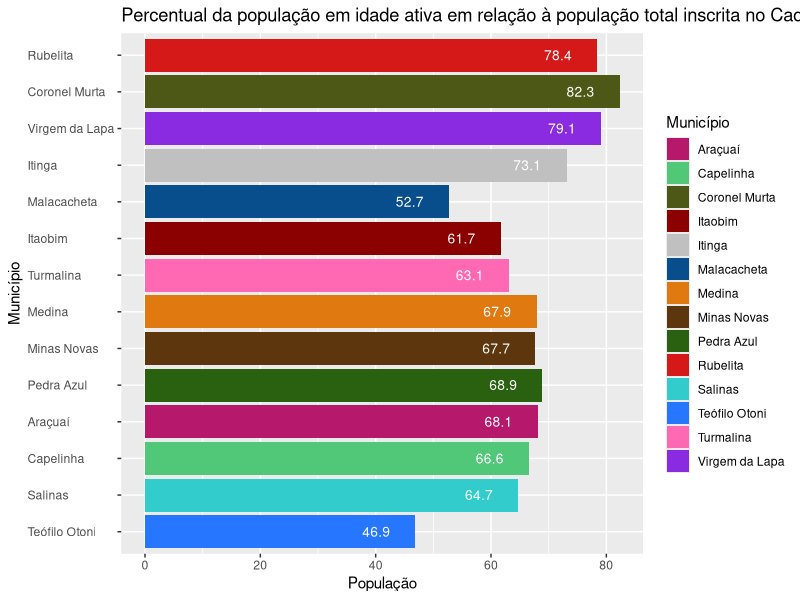
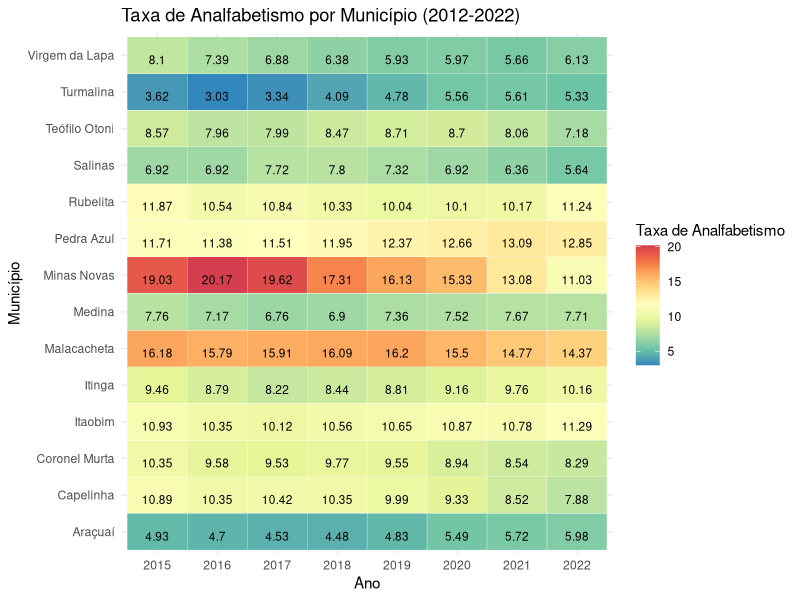
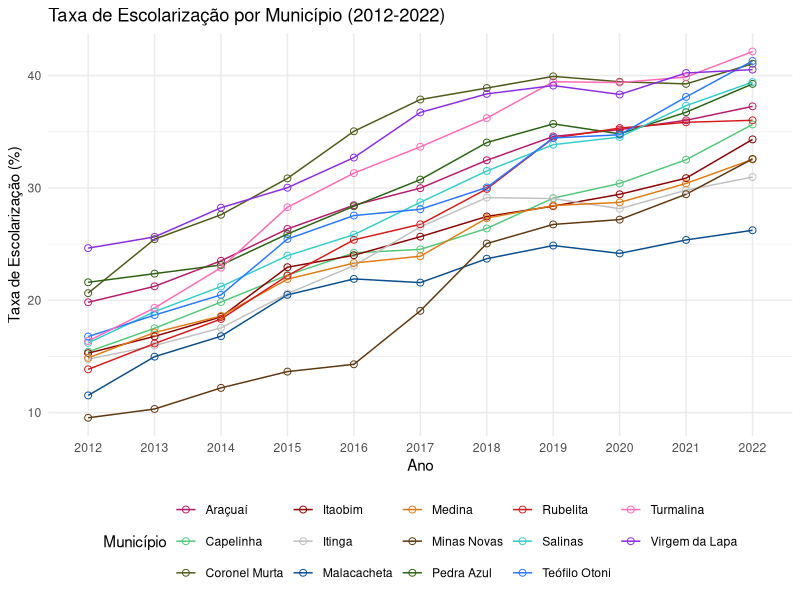
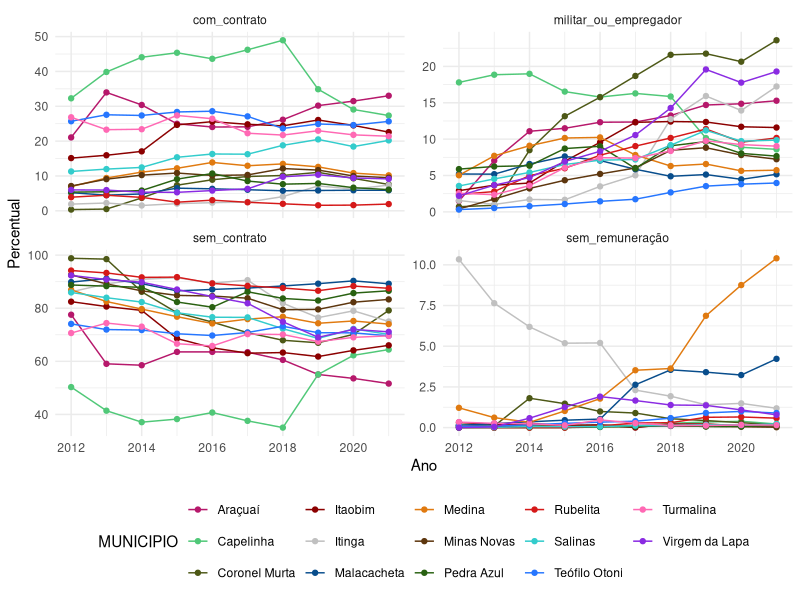
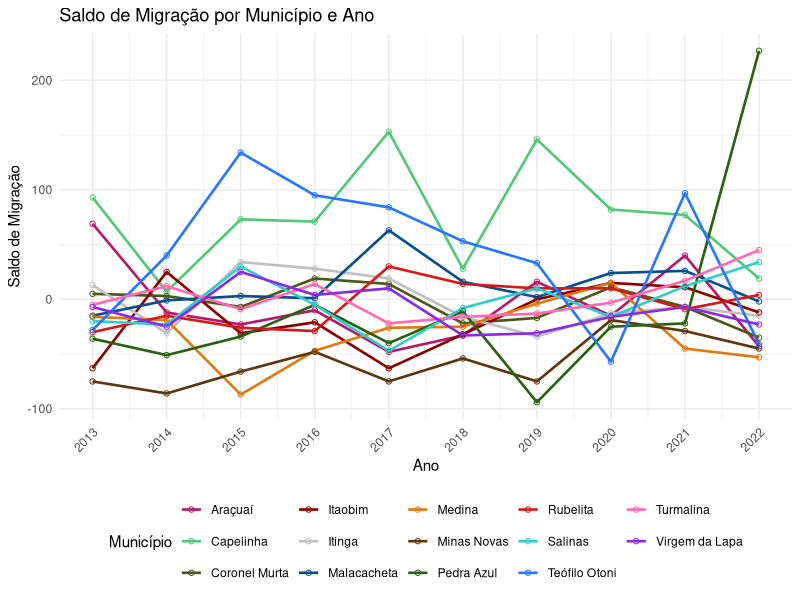
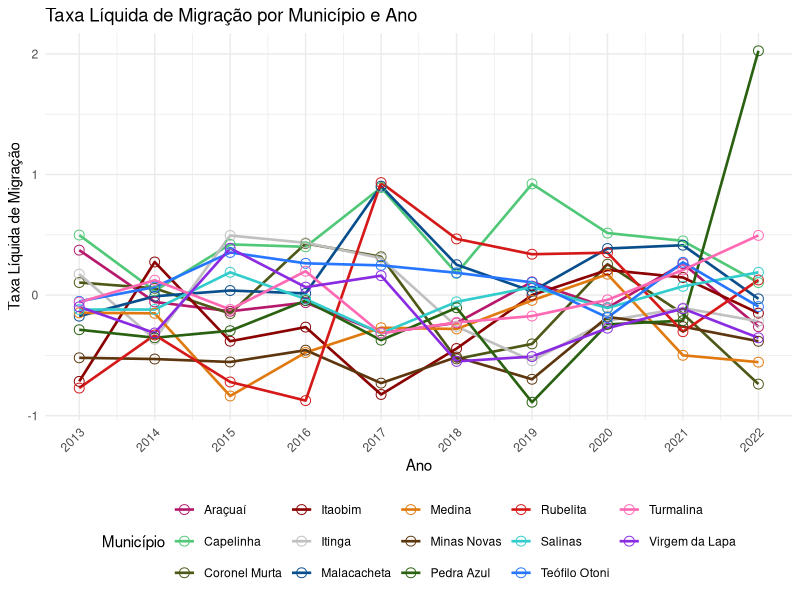
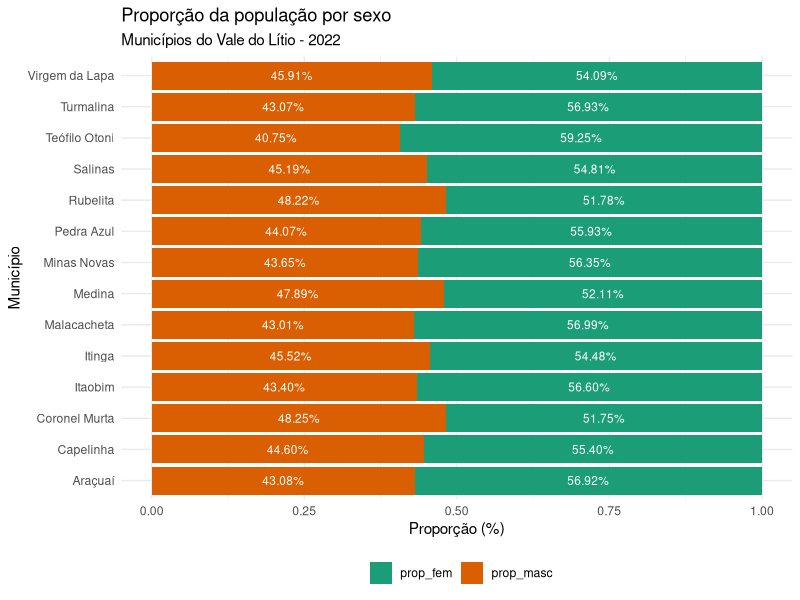

The R script that drew these images, in order:
## ---- chunk 1
knitr::opts_chunk$set(echo = FALSE)
Sys.setlocale("LC_ALL", "en_US.UTF-8")

## ---- chunk 2
# Criar os vetores com os dados
cidades <- c("Araçuaí", "Capelinha", "Coronel Murta", "Itaobim", "Itinga", "Malacacheta", "Medina", "Minas Novas", "Pedra Azul", "Rubelita", "Salinas", "Teófilo Otoni", "Turmalina", "Virgem da Lapa")
censo_2022 <- c(34297, 39626, 8200, 19151, 13745, 17516, 20156, 24405, 24410, 5679, 40178, 137418, 20000, 11804)
percent_pop <- c(68.1, 66.6, 82.3, 61.7, 73.1, 52.7, 67.9, 67.7, 68.9, 78.4, 64.7, 46.9, 63.1, 79.1)
ibge <- c(3103405, 3112307, 3119500, 3133303, 3134004, 3139201, 3141405, 3141801, 3148707, 3156502, 3157005, 3168606, NA, 3171600)

# Criar o dataframe
df <- data.frame(CENSO_2022 = censo_2022, `%_POP_Cad_x_municipio_Censo_2022` = percent_pop, Município = cidades, IBGE = ibge)

## ---- chunk 3
library(ggplot2)

# Configuração de cores personalizadas
custom_colors <- c("#b6186b", "#50c878", "#4d5816", "#8b0000", "#c0c0c0", 
                   "#084d8c", "#e07a10", "#5d360e", "#296111", "#d51919", 
                   "#33cccc", "#2676ff", "#FF69B4", "#8A2BE2")


# Criar o gráfico de barras horizontal com cores personalizadas para o preenchimento e valores dentro das barras
ggplot(df, aes(x = df$X._POP_Cad_x_municipio_Censo_2022, y = reorder(Município, -CENSO_2022), fill = Município)) +
  geom_col() + # Usar geom_col() para gráfico de barras horizontal
  geom_text(aes(label = df$X._POP_Cad_x_municipio_Censo_2022), hjust = 1.9, size = 3.5, color = "white") + # Adiciona os valores dentro das barras
  scale_fill_manual(values = custom_colors) +
  labs(title = "Percentual da população em idade ativa em relação à população total inscrita no CadÚnico (%)",
       x = "População",
       y = "Município",
       fill = "Município") +
  theme(axis.text.y = element_text(hjust = 0)) # Ajustar a posição dos rótulos do eixo y

## ---- chunk 4
# Importando os dados
df_analfabetismo <- data.frame(
  IBGE = c(3103405, 3112307, 3119500, 3133303, 3134004, 3139201, 3141405, 3141801, 3148707, 3156502, 3157005, 3168606, 3169703, 3171600),
  MUNICIPIO = c("Araçuaí", "Capelinha", "Coronel Murta", "Itaobim", "Itinga", "Malacacheta", "Medina", "Minas Novas", "Pedra Azul", "Rubelita", "Salinas", "Teófilo Otoni", "Turmalina", "Virgem da Lapa"),
  # `2012` = c(5.57, 12.14, 9.61, 11.81, 10.73, 15.83, 9.56, 18.66, 13.14, 15.16, 7.10, 10.84, 5.70, 9.30),
  # `2013` = c(5.44, 11.64, 10.10, 11.79, 10.33, 15.85, 9.11, 19.47, 12.69, 14.50, 7.15, 10.48, 5.19, 8.60),
  # `2014` = c(14.44, 20.74, 17.91, 20.77, 19.22, 22.02, 15.93, 27.10, 20.25, 21.30, 15.48, 16.13, 10.97, 15.88),
  `2015` = c(4.93, 10.89, 10.35, 10.93, 9.46, 16.18, 7.76, 19.03, 11.71, 11.87, 6.92, 8.57, 3.62, 8.10),
  `2016` = c(4.70, 10.35, 9.58, 10.35, 8.79, 15.79, 7.17, 20.17, 11.38, 10.54, 6.92, 7.96, 3.03, 7.39),
  `2017` = c(4.53, 10.42, 9.53, 10.12, 8.22, 15.91, 6.76, 19.62, 11.51, 10.84, 7.72, 7.99, 3.34, 6.88),
  `2018` = c(4.48, 10.35, 9.77, 10.56, 8.44, 16.09, 6.90, 17.31, 11.95, 10.33, 7.80, 8.47, 4.09, 6.38),
  `2019` = c(4.83, 9.99, 9.55, 10.65, 8.81, 16.20, 7.36, 16.13, 12.37, 10.04, 7.32, 8.71, 4.78, 5.93),
  `2020` = c(5.49, 9.33, 8.94, 10.87, 9.16, 15.50, 7.52, 15.33, 12.66, 10.10, 6.92, 8.70, 5.56, 5.97),
  `2021` = c(5.72, 8.52, 8.54, 10.78, 9.76, 14.77, 7.67, 13.08, 13.09, 10.17, 6.36, 8.06, 5.61, 5.66),
  `2022` = c(5.98, 7.88, 8.29, 11.29, 10.16, 14.37, 7.71, 11.03, 12.85, 11.24, 5.64, 7.18, 5.33, 6.13)
)



## ---- chunk 5
# Carregando os pacotes necessários
library(tidyverse)
library(reshape2)
library(RColorBrewer)

# Transformando o dataframe para o formato longo
df_long <- melt(df_analfabetismo, id.vars = c("IBGE", "MUNICIPIO"), variable.name = "Ano", value.name = "TaxaAnalfabetismo")

# Ajustando os nomes dos anos 
df_long$Ano <- gsub("X", "", df_long$Ano)

# Escolhendo uma paleta de cores
color_palette <- rev(brewer.pal(name = "Spectral", n = 9))

# Criando o mapa de calor
ggplot(df_long, aes(x = Ano, y = MUNICIPIO, fill = TaxaAnalfabetismo)) +
  geom_tile(color = "white") +
  geom_text(aes(label = round(TaxaAnalfabetismo, 2)), vjust = 1, size=3) +
  scale_fill_gradientn(colors = color_palette) +
  theme_minimal() +
  labs(title = "Taxa de Analfabetismo por Município (2012-2022)", x = "Ano", y = "Município", fill = "Taxa de Analfabetismo")


## ---- chunk 6
# Criando o dataframe
tx_escolaricao <- data.frame(
  IBGE = c(3103405, 3112307, 3119500, 3133303, 3134004, 3139201, 3141405, 3141801, 3148707, 3156502, 3157005, 3168606, 3169703, 3171600),
  MUNICIPIO = c("Araçuaí", "Capelinha", "Coronel Murta", "Itaobim", "Itinga", "Malacacheta", "Medina", "Minas Novas", "Pedra Azul", "Rubelita", "Salinas", "Teófilo Otoni", "Turmalina", "Virgem da Lapa"),
  `2012` = c(19.82, 15.42, 20.63, 15.29, 14.75, 11.53, 14.87, 9.54, 21.60, 13.85, 16.20, 16.77, 16.37, 24.64),
  `2013` = c(21.24, 17.51, 25.44, 16.79, 15.97, 14.98, 17.13, 10.32, 22.37, 16.15, 18.99, 18.68, 19.32, 25.64),
  `2014` = c(23.51, 19.84, 27.61, 18.52, 17.54, 16.80, 18.60, 12.20, 23.14, 18.33, 21.22, 20.48, 22.90, 28.24),
  `2015` = c(26.35, 22.24, 30.85, 22.94, 20.59, 20.48, 21.88, 13.65, 25.90, 22.19, 23.97, 25.45, 28.28, 30.02),
  `2016` = c(28.46, 24.22, 35.04, 24.01, 23.08, 21.90, 23.31, 14.30, 28.37, 25.38, 25.84, 27.54, 31.32, 32.70),
  `2017` = c(29.98, 24.53, 37.87, 25.66, 26.53, 21.57, 23.92, 19.06, 30.74, 26.76, 28.72, 28.10, 33.66, 36.72),
  `2018` = c(32.46, 26.39, 38.89, 27.46, 29.14, 23.70, 27.31, 25.05, 34.04, 29.91, 31.51, 30.04, 36.21, 38.37),
  `2019` = c(34.58, 29.09, 39.93, 28.38, 29.05, 24.87, 28.43, 26.75, 35.70, 34.43, 33.85, 34.45, 39.45, 39.11),
  `2020` = c(35.19, 30.40, 39.45, 29.43, 28.15, 24.17, 28.71, 27.18, 34.81, 35.33, 34.53, 34.73, 39.38, 38.32),
  `2021` = c(36.02, 32.51, 39.26, 30.87, 29.80, 25.37, 30.40, 29.44, 36.74, 35.84, 37.32, 38.10, 39.87, 40.23),
  `2022` = c(37.26, 35.65, 41.05, 34.32, 30.97, 26.23, 32.54, 32.58, 39.26, 36.02, 39.42, 41.30, 42.14, 40.53)
)

## ---- chunk 7
# Carregando os pacotes necessários
library(tidyverse)


# Configuração de cores personalizadas
custom_colors <- c("#b6186b", "#50c878", "#4d5816", "#8b0000", "#c0c0c0", 
                   "#084d8c", "#e07a10", "#5d360e", "#296111", "#d51919", 
                   "#33cccc", "#2676ff", "#FF69B4", "#8A2BE2")

# Transformando o dataframe para o formato longo
df_long <- melt(tx_escolaricao, id.vars = c("IBGE", "MUNICIPIO"), variable.name = "Ano", value.name = "TaxaEscolarizacao")

# Ajustando os nomes dos anos 
df_long$Ano <- gsub("X", "", df_long$Ano)

# Definindo as cores manualmente
custom_colors <- c("#b6186b", "#50c878", "#4d5816", "#8b0000", "#c0c0c0", "#084d8c", "#e07a10", "#5d360e", "#296111", "#d51919", "#33cccc", "#2676ff", "#FF69B4", "#8A2BE2")


# Criando o gráfico de linhas
ggplot(df_long, aes(x = Ano, y = TaxaEscolarizacao, group = MUNICIPIO, color = MUNICIPIO)) +
  geom_line() +
  scale_color_manual(values = custom_colors) +
  geom_point(size = 2, shape = 21) +
  theme_minimal() +
  labs(title = "Taxa de Escolarização por Município (2012-2022)", x = "Ano", y = "Taxa de Escolarização (%)", color = "Município") +
  theme(legend.position = "bottom")



## ---- chunk 8
# Carregando o pacote ggplot2
library(tidyverse)
library(readxl)
pop_idade_ativa <- read_excel("pop_idade_ativa.xlsx")

pop_idade_ativa_long <- pop_idade_ativa %>%
  gather(key = "Tipo_Trabalho", value = "Percentual", sem_contrato, com_contrato, militar_ou_empregador, sem_remuneração)

# Configuração de cores personalizadas
custom_colors <- c("#b6186b", "#50c878", "#4d5816", "#8b0000", "#c0c0c0", 
                   "#084d8c", "#e07a10", "#5d360e", "#296111", "#d51919", 
                   "#33cccc", "#2676ff", "#FF69B4", "#8A2BE2")

# Criando o painel de gráficos
ggplot(pop_idade_ativa_long, aes(x = ano, y = Percentual, group = MUNICIPIO, colour = MUNICIPIO)) +
  scale_color_manual(values = custom_colors)+
  geom_point(size = 1, shape = 21) +
  geom_line() +
  geom_point() +
  theme_minimal() +
  labs(y = "Percentual", x = "Ano") +
  facet_wrap(~Tipo_Trabalho, scales = "free_y") +
  theme(legend.position = "bottom")

## ---- chunk 9
# Carregando os pacotes necessários
library(ggplot2)
library(dplyr)
library(readxl)
saldo_migratorio <- read_excel("saldo_migratorio.xlsx", 
    sheet = "Planilha2")

# Configuração de cores personalizadas para positivo e negativo
custom_colors_pos_neg <- c("positivo" = "#538017", "negativo" = "#802f17")

# Adicionando uma nova coluna para indicar se o saldo migratório é positivo ou negativo
saldo_migratorio <- saldo_migratorio %>%
  mutate(SaldoTipo = ifelse(SM >= 0, "positivo", "negativo"))

## ---- chunk 10
# Carregando os pacotes necessários
library(ggplot2)

# Configuração de cores personalizadas
custom_colors <- c("#b6186b", "#50c878", "#4d5816", "#8b0000", "#c0c0c0", 
                   "#084d8c", "#e07a10", "#5d360e", "#296111", "#d51919", 
                   "#33cccc", "#2676ff", "#FF69B4", "#8A2BE2")

# Definindo os anos manualmente para o eixo x
anos <- c(2012, 2013, 2014, 2015, 2016, 2017, 2018, 2019, 2020, 2021, 2022)

# Criando o gráfico de linhas para a taxa líquida de migração com melhor distinção
 ggplot(saldo_migratorio, aes(x = ano, y = SM, group = Município, colour = Município)) +
  geom_line(linewidth = 0.9) +  # Aumentando a espessura das linhas
  geom_point(linewidth = 3, shape = 21) +  # Adicionando marcadores com bordas
  scale_color_manual(values = custom_colors) +  # Utilizando cores personalizadas
  scale_x_continuous(breaks = anos) +  # Definindo os anos manualmente
  theme_minimal() +
  labs(title = "Saldo de Migração por Município e Ano",
       y = "Saldo de Migração",
       x = "Ano") +
  theme(legend.position = "bottom",
        axis.text.x = element_text(angle = 45, hjust = 1)) 



## ---- chunk 11
# Carregando os pacotes necessários
library(ggplot2)

# Configuração de cores personalizadas
custom_colors <- c("#b6186b", "#50c878", "#4d5816", "#8b0000", "#c0c0c0", 
                   "#084d8c", "#e07a10", "#5d360e", "#296111", "#d51919", 
                   "#33cccc", "#2676ff", "#FF69B4", "#8A2BE2")

# Definindo os anos manualmente para o eixo x
anos <- c(2012, 2013, 2014, 2015, 2016, 2017, 2018, 2019, 2020, 2021, 2022)

# Criando o gráfico de linhas para a taxa líquida de migração com melhor distinção
 ggplot(saldo_migratorio, aes(x = ano, y = TLM, group = Município, colour = Município)) +
  geom_line(linewidth = 0.9) +  # Aumentando a espessura das linhas
  geom_point(size = 3, shape = 21) +  # Adicionando marcadores com bordas
  scale_color_manual(values = custom_colors) +  # Utilizando cores personalizadas
  scale_x_continuous(breaks = anos) +  # Definindo os anos manualmente
  theme_minimal() +
  labs(title = "Taxa Líquida de Migração por Município e Ano",
       y = "Taxa Líquida de Migração",
       x = "Ano") +
  theme(legend.position = "bottom",
        axis.text.x = element_text(angle = 45, hjust = 1)) 



## ---- chunk 12
library(readxl)
prop_mac_fem <- read_excel("prop_mac_fem.xlsx")

# Calcular a população total
df <- prop_mac_fem %>%
  mutate(pop_total = masc + fem) %>% filter(ano==2022)

# Calcular a proporção da população por gênero
df <- df %>%
  mutate(prop_masc = masc / pop_total,
         prop_fem = fem / pop_total)

# Reorganizar os dados no formato longo
df_long <- df %>%
  select(MUNICIPIO, prop_masc, prop_fem) %>%
  pivot_longer(cols = c(prop_masc, prop_fem),
               names_to = "Genero",
               values_to = "Proporcao")

# Criar o gráfico de barras empilhadas
ggplot(df_long, aes(x = MUNICIPIO, y = Proporcao, fill = Genero)) +
  geom_bar(stat = "identity", position = "stack") +
  geom_text(aes(label = scales::percent(Proporcao, accuracy = 0.01)), position = position_stack(vjust = 0.5), color = "white", size = 3) + 
  coord_flip() +  # Virar o gráfico para melhor visualização
  theme_minimal() +
  scale_fill_brewer(palette = "Dark2") +  # Escolha uma paleta da RColorBrewer
  labs(title = "Proporção da população por sexo",
       subtitle = "Municípios do Vale do Lítio - 2022",
       x = "Município",
       y = "Proporção (%)",
       fill = "") +
  theme(legend.position = "bottom")


